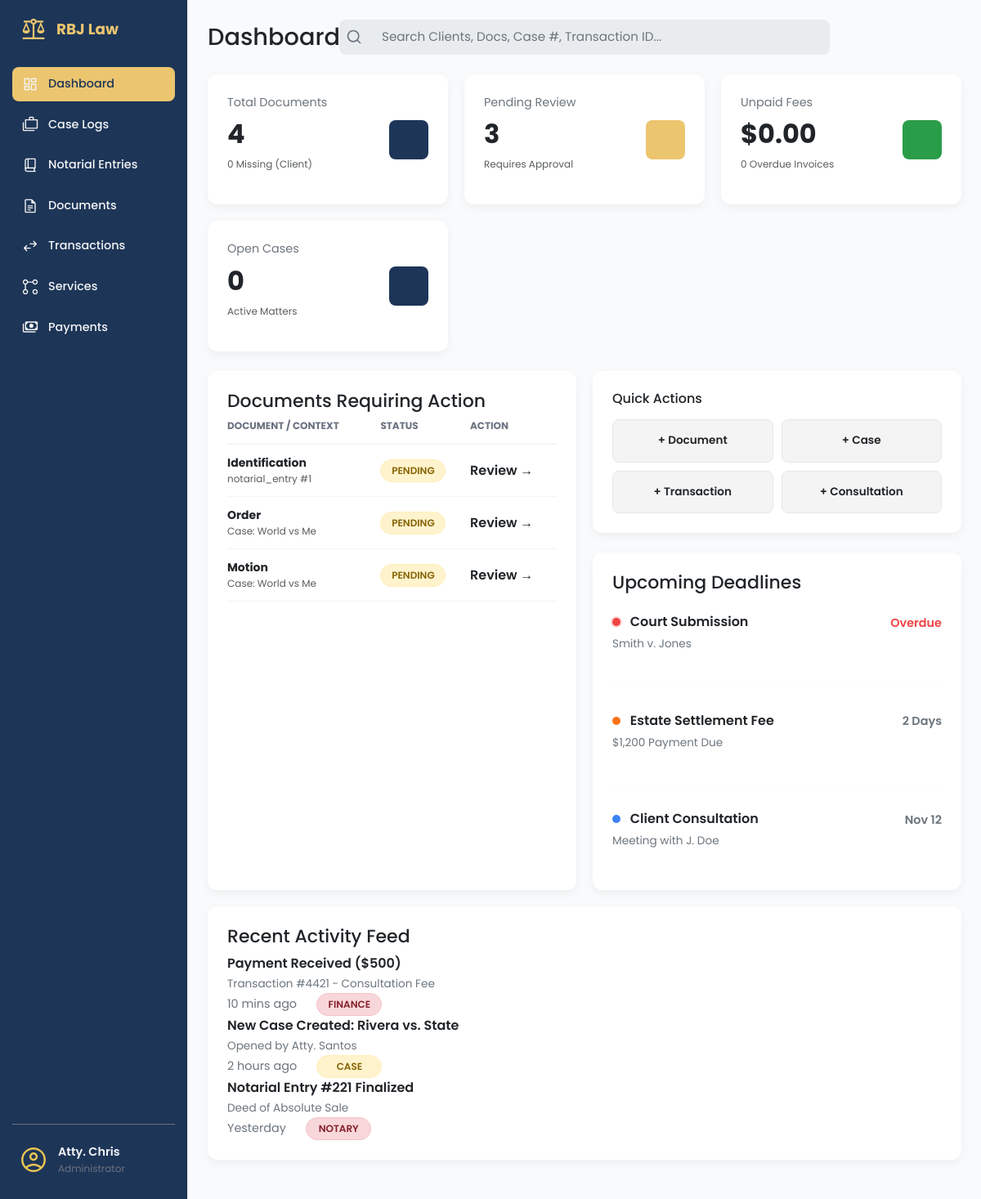
The page /dashboard (signed in) on the database as committed earlier.
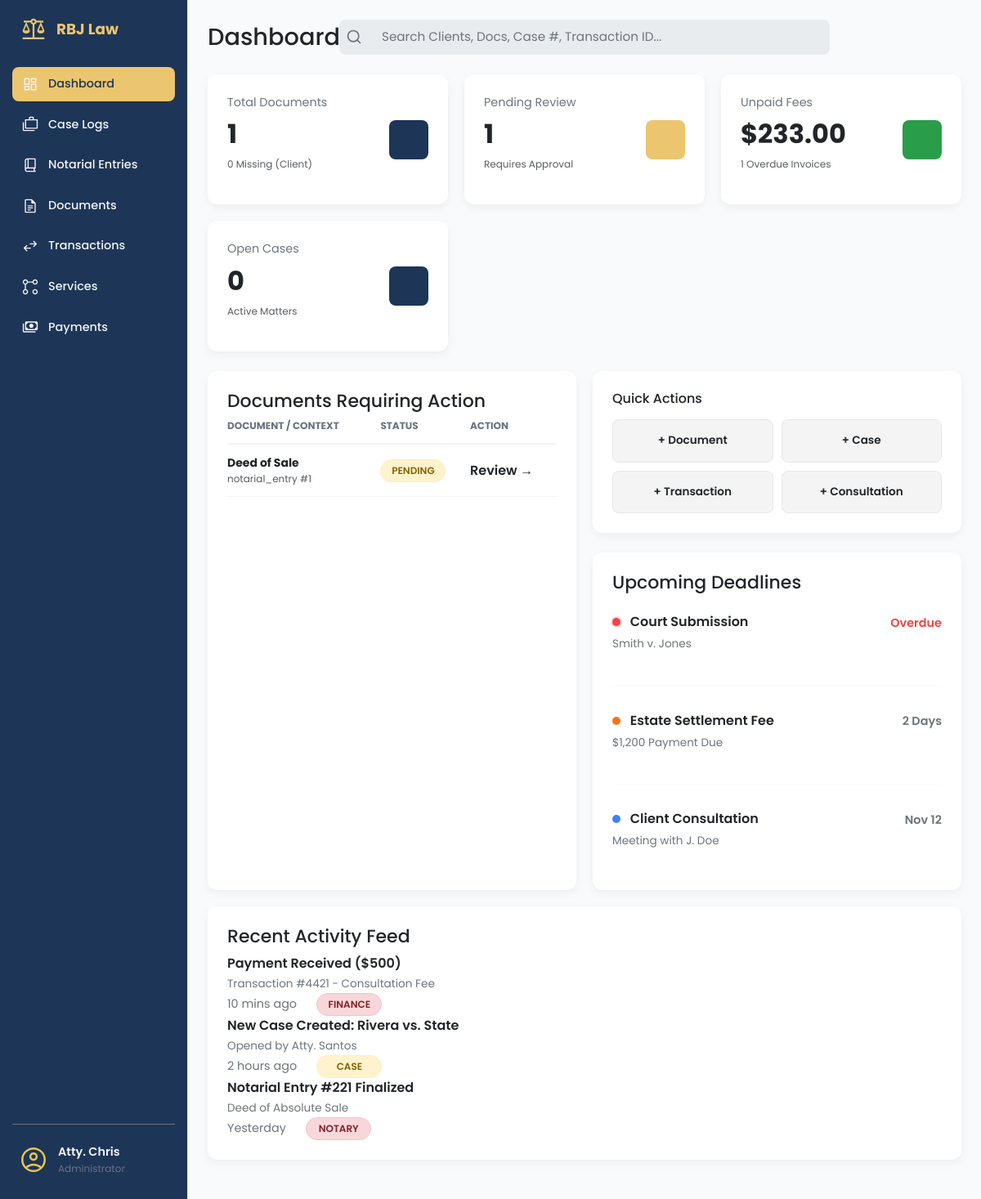
The same page on the database as committed later.
### app/models/document_mdl.py (models this page shows, shortened)
class Document(db.Model):
    __tablename__ = 'documents'
    id = db.Column(db.Integer, primary_key=True)
    filename = db.Column(db.String(255), nullable=False)
    file_path = db.Column(db.String(500), nullable=False)
    file_type = db.Column(db.String(50), nullable=True)
    file_size = db.Column(db.Integer, nullable=True)  # in bytes
    document_type = db.Column(db.String(100), nullable=True)  # e.g., Affidavit, ID, SPA Draft, etc.
    notes = db.Column(db.Text, nullable=True)
    document_status = db.Column(db.String(50), default='Pending', nullable=False)
    parent_type = db.Column(db.String(50), nullable=False)  # 'notarial_entry', 'case', 'client'
    parent_id = db.Column(db.Integer, nullable=False)
    uploaded_by = db.Column(db.Integer, db.ForeignKey('users.id'), nullable=True)
    uploaded_at = db.Column(db.DateTime, default=datetime.utcnow)
    last_modified = db.Column(db.DateTime, default=datetime.utcnow, onupdate=datetime.utcnow)
    uploader = db.relationship('User', backref='uploaded_documents', lazy=True)

### app/routes/dashboard_routes.py (the view)
@dashboard_bp.route('/')
@dashboard_bp.route('/dashboard')
@login_required
def dashboard_page():
    total_docs = Document.query.count()
    missing_docs = Document.query.filter(Document.document_status.ilike('Lacking')).count()
    pending_docs_count = Document.query.filter(Document.document_status.ilike('Pending')).count()
    pending_trans_count = TransactionItem.query.filter_by(transaction_status='Pending Approval').count()
    total_pending = pending_docs_count + pending_trans_count
    unpaid_sum = db.session.query(func.sum(TransactionItem.transaction_amount))\
        .filter(TransactionItem.payment_status == 'Pending').scalar() or 0
    unpaid_count = TransactionItem.query.filter_by(payment_status='Pending').count()
    open_cases = Case.query.filter(Case.status.ilike('active')).count()
    kpi_data = {
        'total_docs': total_docs,
        'missing_docs': missing_docs,
        'pending_review': total_pending,
        'total_unpaid': "{:,.2f}".format(unpaid_sum), # Format as currency string
        'unpaid_count': unpaid_count,
        'open_cases': open_cases
    }
    action_docs_query = Document.query.filter(
        Document.document_status.in_(['Pending', 'Lacking', 'Draft', 'For Signature'])
    ).order_by(
        db.case((Document.document_status == 'Lacking', 1), else_=2),
        Document.last_modified.desc()
    ).limit(5).all()
    action_docs_data = []
    for doc in action_docs_query:
        action_docs_data.append({
            'title': doc.document_type or doc.filename,
            'context': resolve_document_context(doc),
            'status': doc.document_status,
            'id': doc.id,
            'target_url': get_context_url(doc)  # <--- New Smart URL
        })
    context = {
        'kpi': kpi_data, # From Step 1
        'action_docs': action_docs_data
    }
    return render_template('dashboard_page.html', **context)
    return render_template('dashboard_page.html', kpi=kpi_data)

### app/routes/dashboard_routes.py (called while the page is built)
def resolve_document_context(doc):
    if not doc.parent_type or not doc.parent_id:
        return "General Upload"
    try:
        if doc.parent_type == 'case':
            case = Case.query.get(doc.parent_id)
            return f"Case: {case.title}" if case else "Unknown Case"
        elif doc.parent_type == 'client':
            client = Client.query.get(doc.parent_id)
            return f"Client: {client.last_name}, {client.first_name}" if client else "Unknown Client"
        elif doc.parent_type == 'transaction':
            return f"Transaction #{doc.parent_id}"
    except:
        return f"{doc.parent_type.title()} #{doc.parent_id}"
    return f"{doc.parent_type} #{doc.parent_id}"

def get_context_url(doc):
    if doc.parent_type == 'case':
        return f"/cases/{doc.parent_id}"
    elif doc.parent_type == 'notarial_entry':
        return f"/notary/entry/{doc.parent_id}"
    elif doc.parent_type == 'client':
        return f"/clients/{doc.parent_id}"
    return f"/documents/{doc.id}"

### app/templates/dashboard_page.html (shortened to what the changed rows need)
{% extends "base.html" %}
{% block content %}
<main class="dashboard-content">
    <header class="dashboard-header">
        <div class="header-content-left">
            <h1>Dashboard</h1>
        </div>
    </header>
    <section class="dashboard-cards">
        <div class="data-card">
            <div class="data-card__info">
                <span class="data-card__title">Total Documents</span>
                <span class="data-card__value">{{ kpi.total_docs }}</span>
                <p class="text-muted" style="margin-top:4px;">
                    {{ kpi.missing_docs }} Missing (Client)
                </p>
            </div>
        </div>
        <div class="data-card">
            <div class="data-card__info">
                <span class="data-card__title">Pending Review</span>
                <span class="data-card__value">{{ kpi.pending_review }}</span>
                <p class="text-muted" style="margin-top:4px;">Requires Approval</p>
            </div>
        </div>
        <div class="data-card">
            <div class="data-card__info">
                <span class="data-card__title">Unpaid Fees</span>
                <span class="data-card__value">${{ kpi.total_unpaid }}</span>
                <p class="text-muted" style="margin-top:4px;">
                    {{ kpi.unpaid_count }} Overdue Invoices
                </p>
            </div>
        </div>
    </section>
    <section class="dashboard-panels-bottom">
        <div class="panel-card">
            <div class="panel-card__body">
                <table class="action-table">
                    <thead>
                        <tr>
                            <th>Document / Context</th>
                            <th>Status</th>
                            <th>Action</th>
                        </tr>
                    </thead>
                    <tbody>
                        {% for doc in action_docs %}
                        <tr>
                            <td>
                                <div class="text-sm"><strong>{{ doc.title }}</strong></div>
                                <div class="text-muted">{{ doc.context }}</div>
                            </td>
                            <td>
                                {% if doc.status == 'Lacking' %}
                                <span class="status-tag" style="background:#fee2e2; color:#991b1b;">Missing</span>
                                {% elif doc.status == 'For Signature' %}
                                <span class="status-tag" style="background:#fef3c7; color:#92400e;">Sign</span>
                                {% else %}
                                <span class="status-tag status-tag--pending">{{ doc.status }}</span>
                                {% endif %}
                            </td>
                            <td>
                                <a href="{{ doc.target_url }}"
                                    style="color: var(--color-primary); text-decoration: none; font-weight:600;">
                                    {% if doc.status == 'Lacking' %} Upload {% else %} Review {% endif %} &rarr;
                                </a>
                            </td>
                        </tr>
                        {% endfor %}
                    </tbody>
                </table>
            </div>
        </div>
    </section>
</main>
{%endblock %}

Rows that differ between the two databases and show on the page:
removed Document: title "Identification", context "notarial_entry #1", status "PENDING", shows "Review"
removed Document: title "Order", context "Case: World vs Me", status "PENDING", shows "Review"
removed Document: title "Motion", context "Case: World vs Me", status "PENDING", shows "Review"
now on this page (row edited): Document: title "Deed of Sale", context "notarial_entry #1", status "PENDING", shows "Review"
Other text that changed with them:
{{ kpi.total_docs }}: "4" → "1"
{{ kpi.pending_review }}: "3" → "1"
{{ kpi.total_unpaid }}: "0.00" → "233.00"
{{ kpi.unpaid_count }}: "0" → "1"
